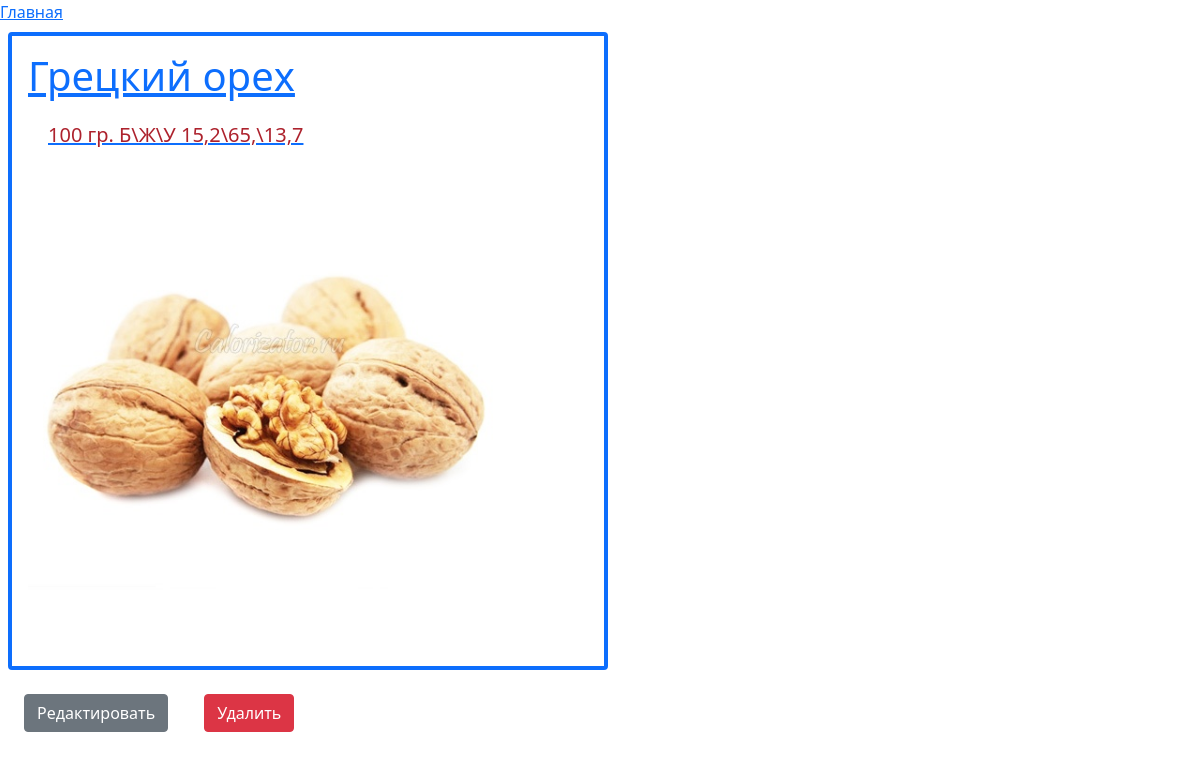
Screenshot of /post/2 with the database file from the repository.
### tur/models.py (models this page shows, shortened)
class Posts(models.Model):
    title = models.CharField(max_length=100)
    text = models.TextField()
    image = models.CharField(max_length=100, default='')

### tur/views.py (the view)
# urls.py: path('post/<int:id>',views.post),
def post(request,id):
    post = Posts.objects.get(id = id)
    return render(request, 'post.html', {'post': post})

### tur/templates/post.html (shortened to what this page needs)
{% extends "base.html" %}
{% load static %}
{% block content %}
        <a href="/">
            Главная
        </a>
            <div class = "border border-4 border-primary w-50 m-2 p-3 rounded">
                <a href="post/{{post.id}}">
                <h3 class = "fs-1">{{post.title}}</h3>
                <p class = "post-text">{{post.text}} </p>
                <img style="width: 40vw;" src = "/static/images/{{post.image}}" alt=""/>
                </a>
            </div>
            <div class="m-2">
                <a  class="btn btn-secondary  m-3"  href="/editpost/{{post.id}}">
                    Редактировать
                </a>
                <a  class="btn btn-danger  m-3" href="/deletepost/{{post.id}}">
                    Удалить
                </a>
            </div>
{% endblock %}

### tur/static/css/style.css (style rules this page uses)
.post-text { color: rgb(173, 34, 45); margin: 20px; font-size: 20px; }

### rows the page displays
Posts: title "Грецкий орех", text "100 гр. Б\\Ж\\У 15,2\\65,\\13,7", image (picture)
